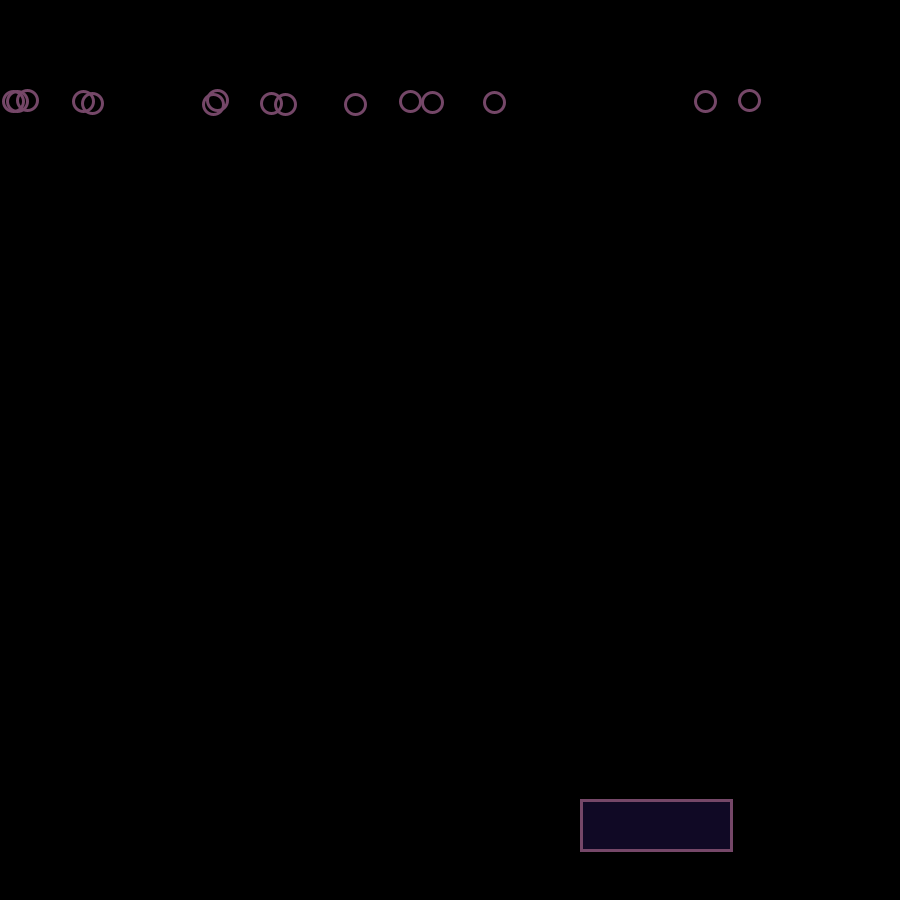
Frame 1 (no input)
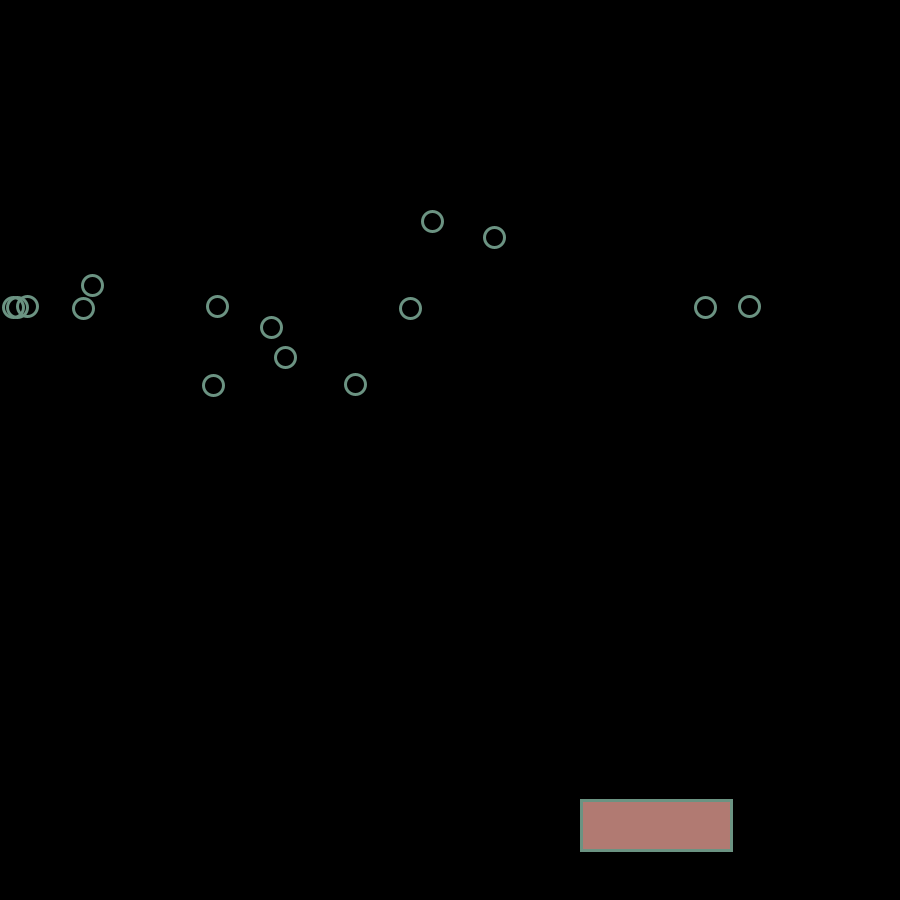
Frame 60 (the mouse pressed at the canvas centre just before this capture)
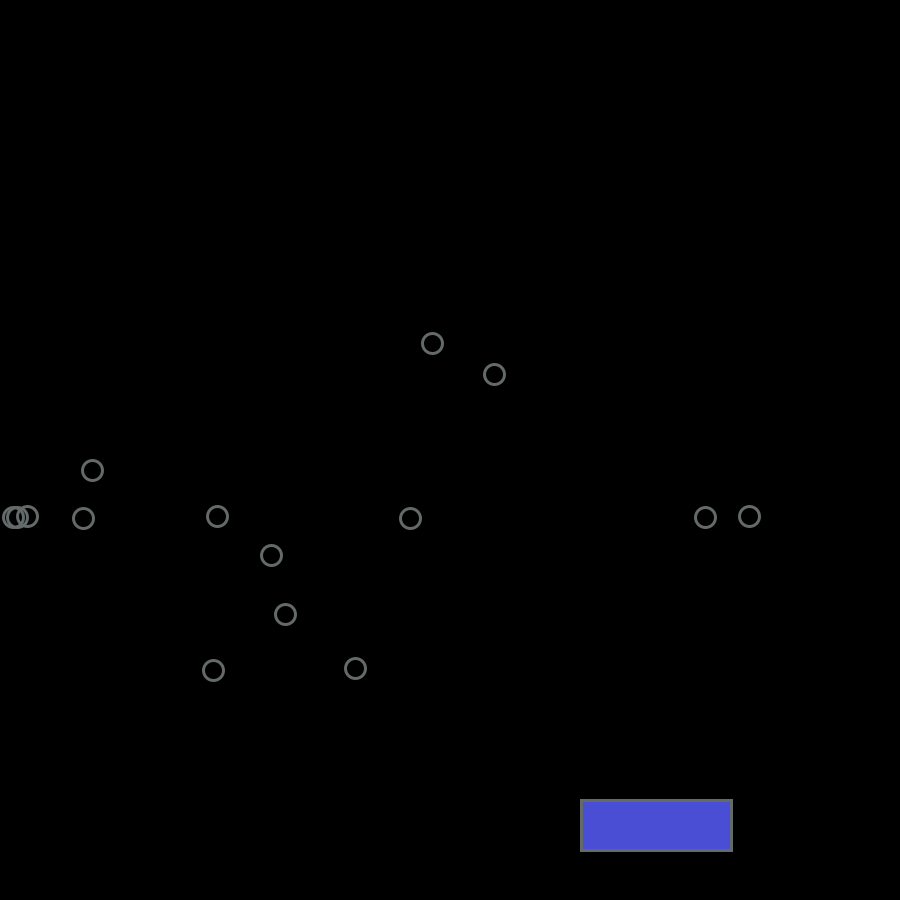
Frame 120 (the mouse held since frame 60 and released just before this capture)

The Processing sketch that drew these frames (run headless with seeded random() and noise(); from frame 60 on, the mouse is pressed at the canvas centre):

// Processing sketch: processing_133726
// ── processing_133726.pde

class asteroid
{
float x = 100;
float y = 100;
float radius = 20;
float speed = random(5);
}


class Ship
{
  float x = random(900);
  float y = random(900);
  float w = 50;
  float h = 25;
  float speed = 1.0;
}


boolean isRightDown = false;
boolean isLeftDown = false;

float r = 0.0;
//Asteroid astroid1;

asteroid[] asteroids = new asteroid[15];
Ship player = new Ship();


void setup()
{
 size(900,900); 
  for (int i = 0;  i < asteroids.length; i += 1)
  {
    //    , asteroids[i].speed()
    asteroids[i] = new asteroid();
    asteroids[i].x = random(900);
  }
}

void draw()
{
  background(0,0,0);
  colorMode(HSB);
  fill(random(255),0,0,0);
  strokeWeight(3);
  stroke(random(255),random(255),random(255));
 for (int i = 0; i < asteroids.length; i += 1)
  {
     asteroids[i].y += asteroids[i].speed;
     if  (asteroids[i].speed <= 2)
    {
    asteroids[i].speed = 3.5; 
    }
    ellipse(asteroids[i].x,asteroids[i].y, asteroids[i].radius, asteroids[i].radius);
  }
  
  rotate(0);
  fill(random(255),random(255),random(255));
 // translate(width/2, 750);
  rect(player.x, 800, 150,50);
  
// didn't finish this line
//  if(rectRectIntersect(player.x,player.y,player.x+player.w
}

void keyPressed()

{
  
  if (key == CODED)
  {
    if (keyCode == LEFT)
    {
      player.x -= 10;
      isLeftDown = false;
    }
    
    
    if(keyCode == RIGHT)
    {
     player.x += 10; 
     isRightDown = false;
    }
    
    
  }
  
}

//boolean rectRectIntersect(float left, float top, float bottom, float right)
